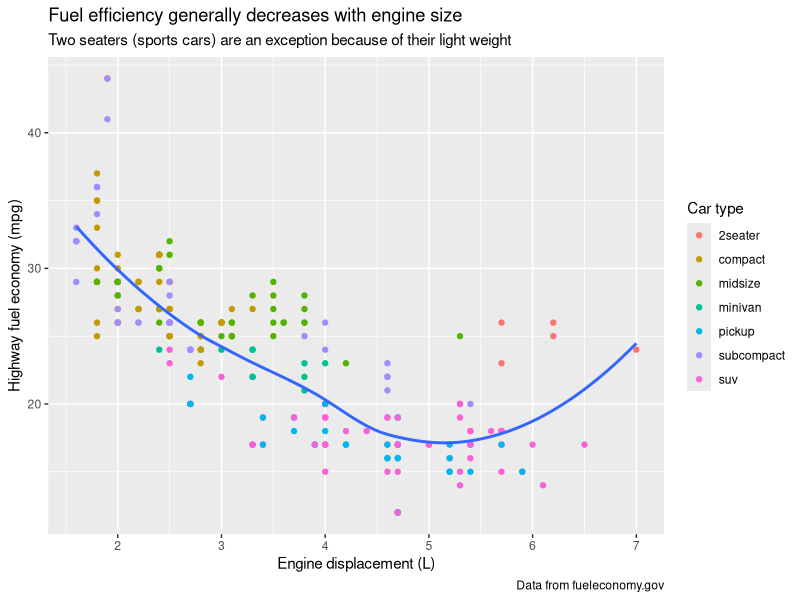
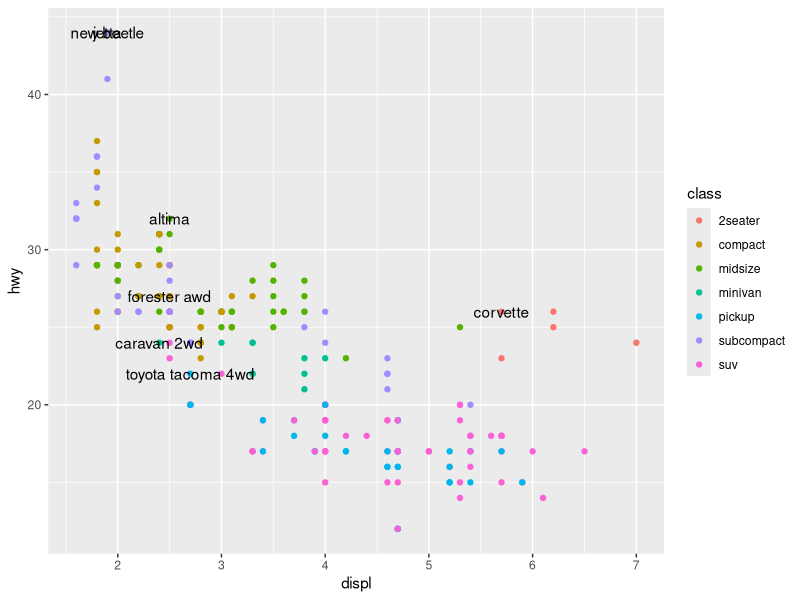
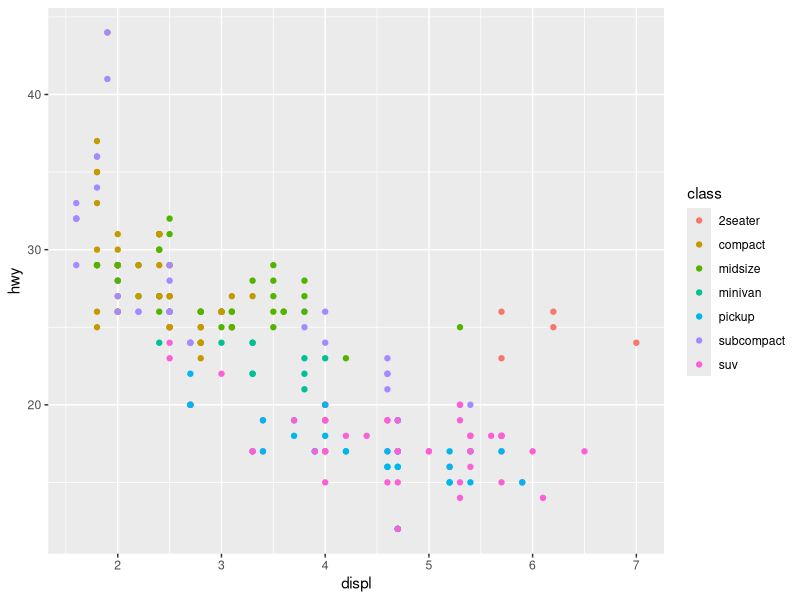
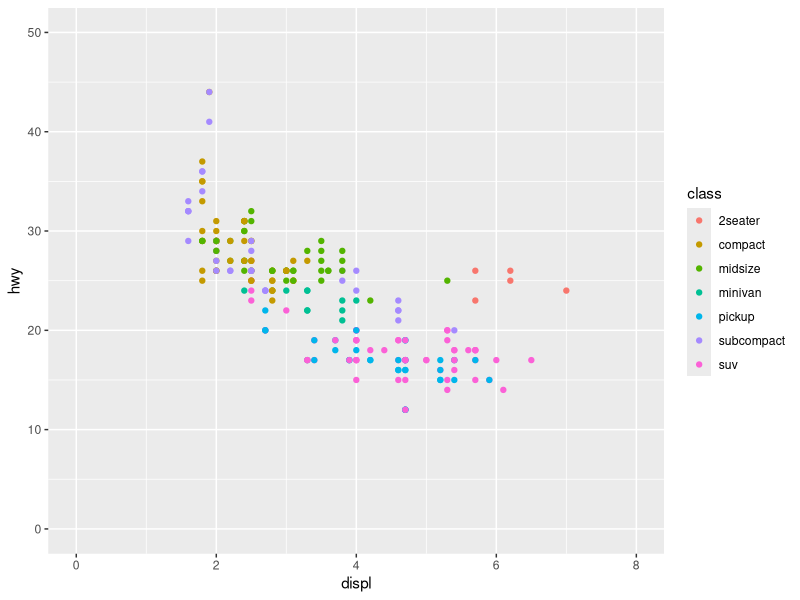
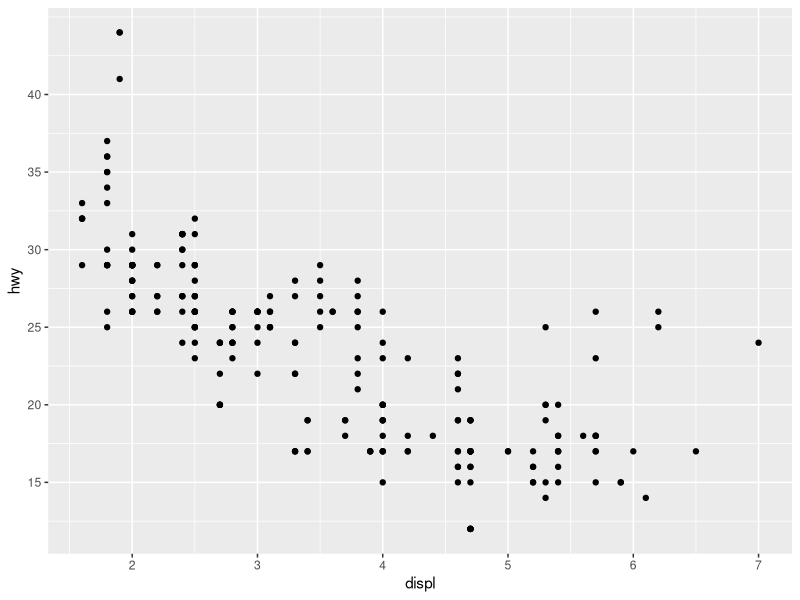
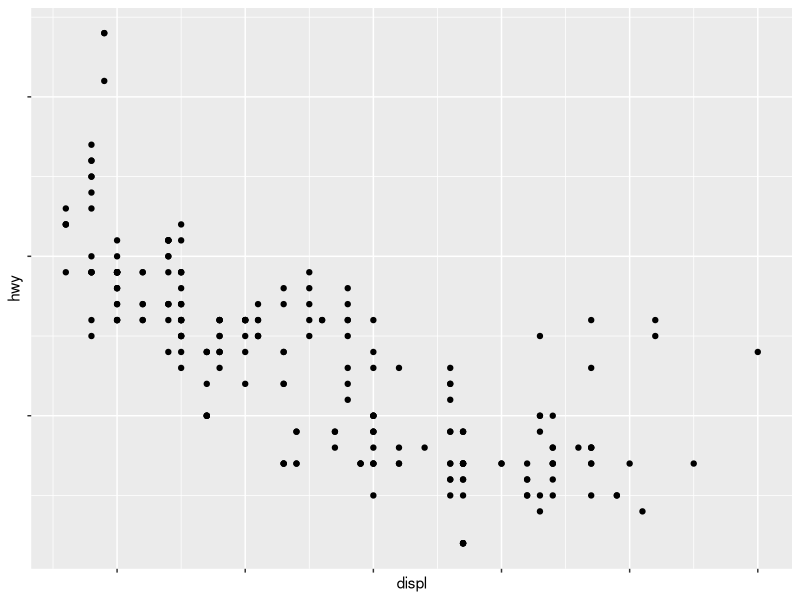
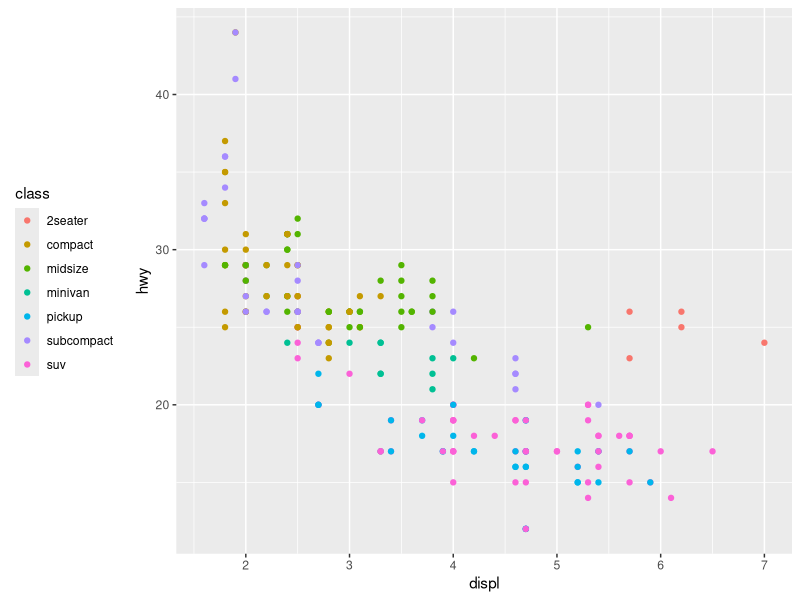
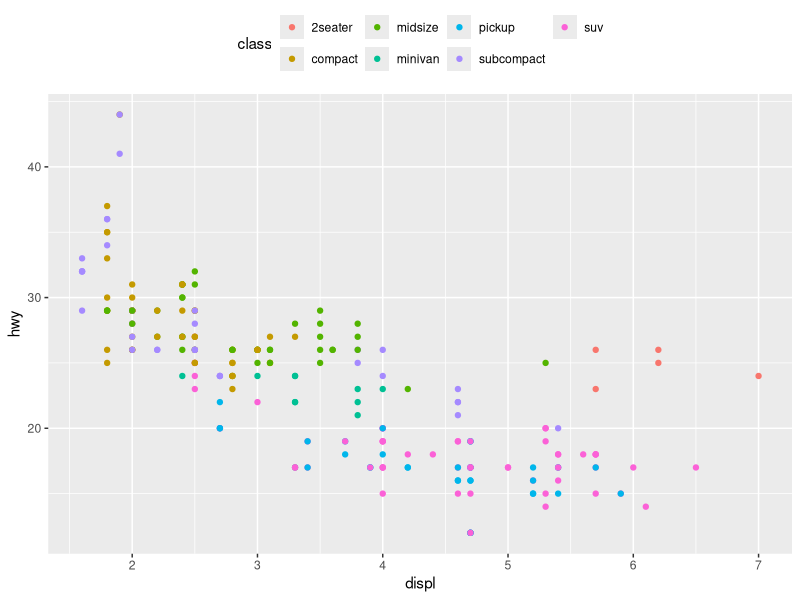

Reproduce these figures in R, in order.
## ---- chunk 1
library(tidyverse)
library(viridis)
library(hexbin)
## ---- chunk 2
ggplot(mpg, aes(displ, hwy)) +
  geom_point(aes(color = class)) +
  geom_smooth(se = FALSE) +
  labs(x = "Engine displacement (L)",
    y = "Highway fuel economy (mpg)",
    colour = "Car type",
    title = "Fuel efficiency generally decreases with engine size",
    subtitle = "Two seaters (sports cars) are an exception because of their light weight",
    caption = "Data from fueleconomy.gov"
  )
## ---- chunk 3
best_in_class <- mpg %>%
  group_by(class) %>%
  filter(row_number(desc(hwy)) == 1)

ggplot(mpg, aes(displ, hwy)) +
  geom_point(aes(colour = class)) +
  geom_text(aes(label = model), data = best_in_class)
## ---- chunk 4
ggplot(mpg, aes(displ, hwy)) +
  geom_point(aes(colour = class))

ggplot(mpg, aes(displ, hwy)) +
  geom_point(aes(colour = class)) +
  scale_x_continuous(limits = c(0, 8)) +
  scale_y_continuous(limits = c(0, 50)) +
  scale_colour_discrete()
## ---- chunk 5
ggplot(mpg, aes(displ, hwy)) +
  geom_point() +
  scale_y_continuous(breaks = seq(15, 40, by = 5))
## ---- chunk 6
ggplot(mpg, aes(displ, hwy)) +
  geom_point() +
  scale_x_continuous(labels = NULL) +
  scale_y_continuous(labels = NULL)
## ---- chunk 7
base <- ggplot(mpg, aes(displ, hwy)) +
  geom_point(aes(colour = class))

base + theme(legend.position = "left")
base + theme(legend.position = "top")
base + theme(legend.position = "bottom")
base + theme(legend.position = "right") # the default
base + theme(legend.position = "none") # to get rid of the legend
## ---- chunk 8
ggplot(diamonds, aes(carat, price)) +
  geom_bin2d() + 
  scale_x_log10() + 
  scale_y_log10()
## ---- chunk 9
ggplot(mpg, aes(displ, hwy)) +
  geom_point(aes(color = drv))

ggplot(mpg, aes(displ, hwy)) +
  geom_point(aes(color = drv)) +
  scale_colour_brewer(palette = "Set1")
## ---- chunk 10
ggplot(mpg, aes(displ, hwy)) +
  geom_point(aes(color = drv, shape = drv)) +
  scale_colour_brewer(palette = "Set1")
## ---- chunk 11
presidential %>%
  mutate(id = 33 + row_number()) %>%
  ggplot(aes(start, id, color = party)) +
    geom_point() +
    geom_segment(aes(xend = end, yend = id)) +
    scale_color_manual(values = c(Republican = "red", Democratic = "blue"))
## ---- chunk 12
df <- tibble( # making a fake dataset so we can plot it
  x = rnorm(10000),
  y = rnorm(10000)
)
ggplot(df, aes(x, y)) +
  geom_hex() + # a new geo
  coord_fixed()

ggplot(df, aes(x, y)) +
  geom_hex() +
  viridis::scale_fill_viridis() +
  coord_fixed()
## ---- chunk 13
ggplot(mpg, aes(displ, hwy)) +
  geom_point(aes(color = class)) +
  geom_smooth(se = FALSE) +
  theme_bw()

ggplot(mpg, aes(displ, hwy)) +
  geom_point(aes(color = class)) +
  geom_smooth(se = FALSE) +
  theme_light()

ggplot(mpg, aes(displ, hwy)) +
  geom_point(aes(color = class)) +
  geom_smooth(se = FALSE) +
  theme_classic()

ggplot(mpg, aes(displ, hwy)) +
  geom_point(aes(color = class)) +
  geom_smooth(se = FALSE) +
  theme_dark()
## ---- chunk 14
ggplot(mpg, aes(displ, hwy)) +
  geom_point(aes(color = class)) +
  theme (panel.border = element_blank(),
        panel.grid.minor.x = element_blank(),
        panel.grid.minor.y = element_blank(),
        legend.position="bottom",
        legend.title=element_blank(),
        legend.text=element_text(size=8),
        panel.grid.major = element_blank(),
        legend.key = element_blank(),
        legend.background = element_blank(),
        axis.text.y=element_text(colour="black"),
        axis.text.x=element_text(colour="black"),
        text=element_text(family="Arial")) 
## ---- chunk 15
ggplot(mpg, aes(displ, hwy)) + geom_point()

ggsave("my-plot.pdf")
# 7 x 4.32 in image now saved to my current working directory

ggsave("my-plot-2.pdf", width = 5, height = 5) # 5 x 5 in image

